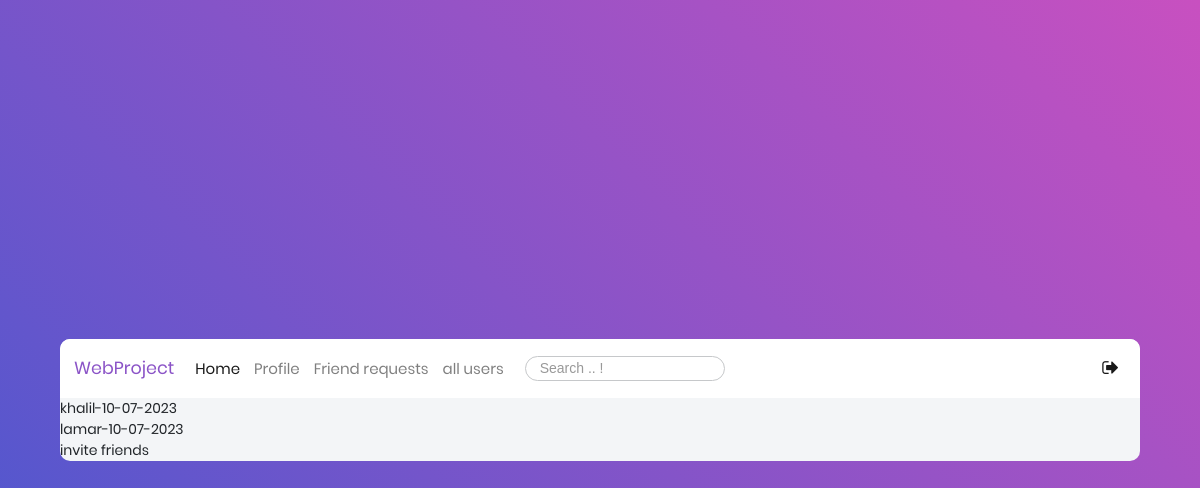
The page /to-invite/ (signed in) on the database as committed earlier.
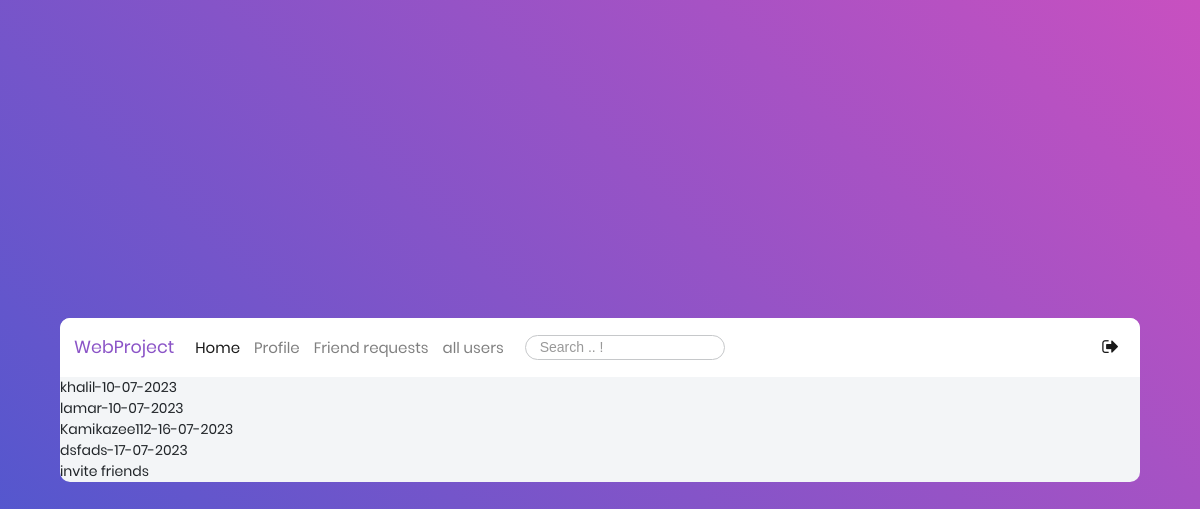
The same page on the database as committed later.
### users/models.py (models this page shows, shortened)
class Profile(models.Model):
    user = models.OneToOneField(User, on_delete=models.CASCADE)
    image = models.ImageField(default='default.jpg', upload_to='profile_pics')
    bgimage = models.ImageField(default='default.jpg', upload_to='bg_pics')
    friends = models.ManyToManyField(User, blank=True, related_name='friends')
    slug = models.SlugField(unique=True,default=uuid.uuid1)
    forget_password_token= models.CharField(max_length=100)
    updated = models.DateTimeField( auto_now=True)
    created = models.DateTimeField( auto_now_add=True)
    objects = ProfileManager()
    def __str__(self):
        return f"{self.user.username}-{self.created.strftime('%d-%m-%Y')}"

### users/views.py (the view)
# urls.py: path('to-invite/', views.invite_profiles_list_view, name="invite-profiles-view"),
@login_required
def invite_profiles_list_view(request):
    user = request.user
    qs = Profile.objects.get_all_profiles_to_invite(user)
    context = {"qs": qs}
    return render(request, "users/to_invite_list.html", context)

### users/models.py (called while the page is built)
    def get_all_profiles_to_invite(self, sender):
        profiles = Profile.objects.all().exclude(user=sender)
        profile = Profile.objects.get(user=sender)
        qs = Relationship.objects.filter(Q(sender=profile) | Q(receiver=profile))
        print(qs)
        print("#########")
        accepted = set([])
        for rel in qs:
            if rel.status == 'accepted':
                accepted.add(rel.receiver)
                accepted.add(rel.sender)
        print(accepted)
        print("#########")
        available = [profile for profile in profiles if profile not in accepted]
        print(available)
        print("#########")
        return available

    def __str__(self):
        return f"{self.sender}-{self.receiver}-{self.status}"

### users/templates/users/to_invite_list.html
{% extends 'blog/base.html' %}
{% block title %}
invite friends
{% endblock title %}
{% block content %}
    <ul>
        {% for item in qs %}
            <li>{{item}}</li>
        {% endfor %}
    </ul>
{% endblock content %}

Rows that differ between the two databases and show on the page:
added Profile: user+created "Kamikazee112-16-07-2023"
added Profile: user+created "dsfads-17-07-2023"
